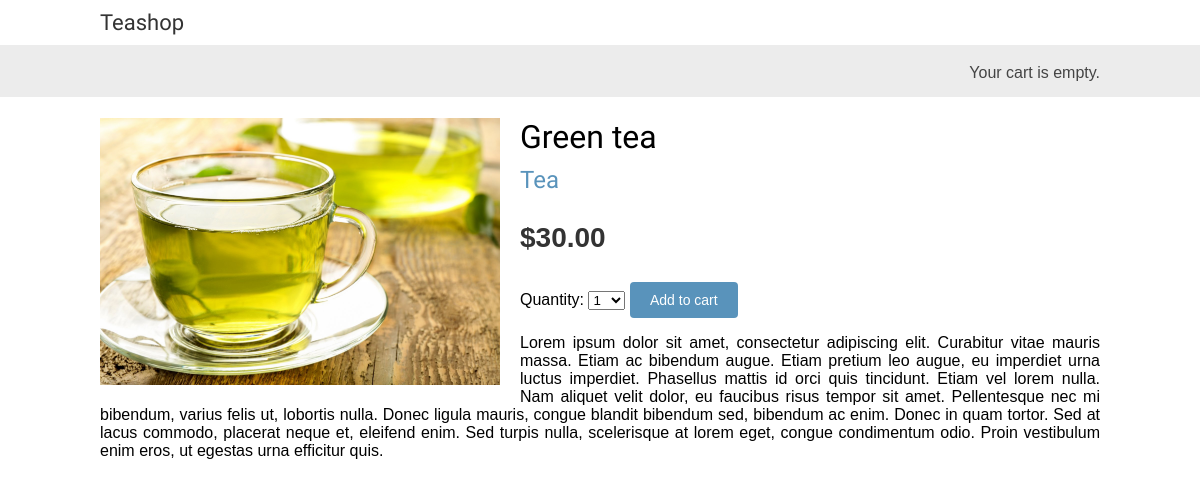
Page /1/green-tea/ on the committed database.
### shop/models.py (models this page shows, shortened)
class Product(models.Model):
    category = models.ForeignKey(Category,
                                 related_name='products',
                                 on_delete=models.CASCADE)
    name = models.CharField(max_length=200)
    slug = models.SlugField(max_length=200)
    image = models.ImageField(upload_to='products/%Y/%m/%d', blank=True)
    description = models.TextField(blank=True)
    price = models.DecimalField(max_digits=10, decimal_places=2)
    available = models.BooleanField(default=True)
    created = models.DateTimeField(auto_now_add=True)
    updated = models.DateTimeField(auto_now=True)
    class Meta:
        indexes = [
            models.Index(fields=['id', 'slug']),
            models.Index(fields=['name']),
            models.Index(fields=['-created'])
        ]
        ordering = ['name']

class Category(models.Model):
    name = models.CharField(max_length=200)
    slug = models.SlugField(max_length=200, unique=True)
    class Meta:
        indexes = [
            models.Index(fields=['name'])
        ]
        ordering = ['name']
        verbose_name = 'category'
        verbose_name_plural = 'categories'
    def __str__(self):
        return self.name
    def get_absolute_url(self):
        return reverse('shop:product_list_by_category', args=[self.slug])

### shop/views.py (the view)
# urls.py: path('<int:id>/<slug:slug>/', views.product_detail, name='product_detail')
def product_detail(request, id, slug):
    template_name = 'shop/product/detail.html'
    product = get_object_or_404(Product, id=id, slug=slug, available=True)
    cart_product_form = CartAddProductForm()
    context = {
        'product': product,
        'cart_product_form': cart_product_form
    }
    return render(request=request, template_name=template_name, context=context)

### cart/forms.py
class CartAddProductForm(forms.Form):
    quantity = forms.TypedChoiceField(choices=PRODUCT_QUANTITY_CHOICES,
                                      coerce=int)
    override = forms.BooleanField(required=False,
                                  initial=False,
                                  widget=forms.HiddenInput)

### cart/cart.py (called while the page is built)
    def __len__(self):
        return sum(item['quantity'] for item in self.cart.values())

### cart/context_processors.py (called while the page is built)
def cart(request: HttpRequest):
    return {'cart': Cart(request)}

### shop/templates/shop/product/detail.html (shortened to what this page needs)
{% extends 'shop/base.html' %}
{% load static %}
{% load thumbnail %}
{% block content %}
<div class="product-detail">
    {% if product.image %}{% thumbnail product.image 666x463 crop quality=100 as im %}{% endif %}
    <img src="{% if product.image %}{{ im.url }}{% else %}{% static 'img/no_image.png' %}{% endif %}">
    <h1>{{ product.name }}</h1>
    <h2>
        <a href="{{ product.category.get_absolute_url }}">
            {{ product.category }}
        </a>
    </h2>
    <p class="price">${{ product.price }}</p>
    <form action="{% url 'cart:cart_add' product.id %}" method="post">
        {{ cart_product_form }}
        <input type="submit" value="Add to cart">
    </form>
    {{ product.description|linebreaks }}
</div>
{% endblock %}

### static/css/base.css (style rules this page uses)
body { margin:0; padding:0; font-family:helvetica, sans-serif; }
h1, h2, h3, h4, h5 , h6 { font-family: 'Ubuntu', sans-serif; font-weight:normal; }
a { text-decoration:none; color:#5993bb; }
a.button, input[type="submit"] { color:#fff; background:#5993bb; border-radius:4px; padding:10px 20px; font-size:14px; border:0; }
.product-detail { text-align:justify; }
.product-detail .price { color:#333; font-size:28px; font-weight:bold; }
.product-detail img { width:40%; float:left; padding:0 20px 20px 0; }
.product-detail h1 { margin-bottom:0; }
.product-detail h2 { margin-top:10px; }

### rows in the picture
Product: name "Green tea", category "Tea", price "30.00", description "Lorem ipsum dolor sit amet, consectetur adipiscing elit. Curabitur vitae mauris massa. Etiam ac bibendum augue. Etiam pretium leo augue, eu imperdiet urna luctus imperdiet. Phasellus mattis id orci quis tincidunt. Etiam vel lorem nulla. Nam aliquet velit dolor, eu faucibus risus tempor sit amet. Pellentesque nec mi bibendum, varius felis ut, lobortis nulla. Donec ligula mauris, congue blandit bibendum sed, bibendum ac enim. Donec in quam tortor. Sed at lacus commodo, placerat neque et, eleifend enim. Sed turpis nulla, scelerisque at lorem eget, congue condimentum odio. Proin vestibulum enim eros, ut egestas urna efficitur quis."
